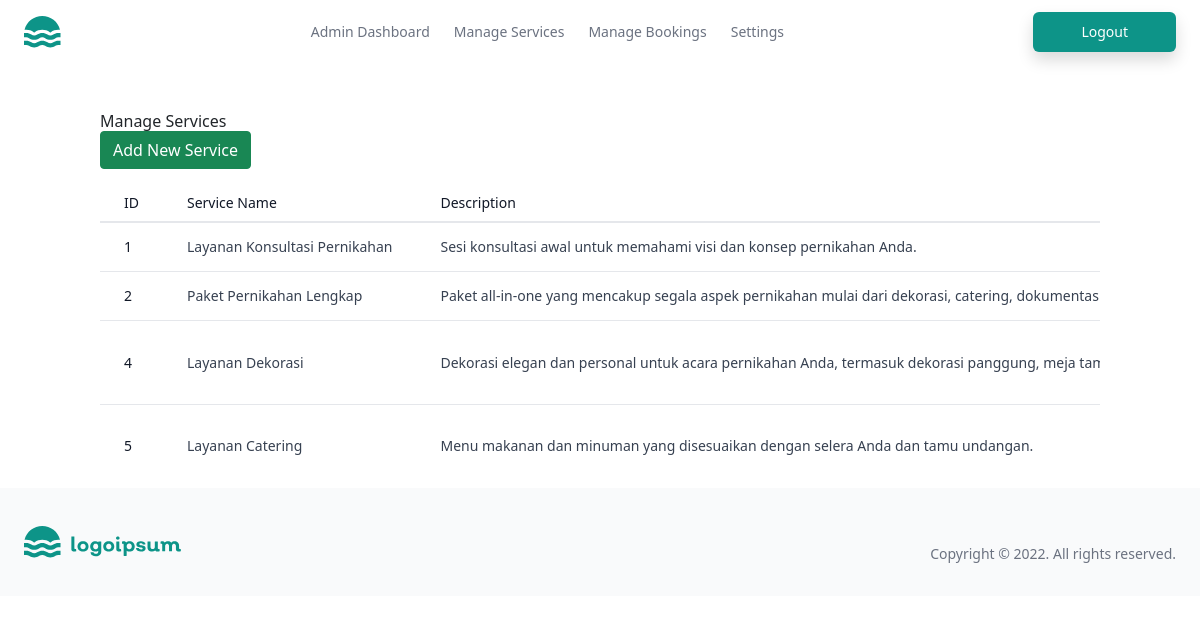
The app's page /admin/services/index.php (signed in) with its own data.
### tables this page shows
CREATE TABLE `services` (
  `id` int(11) NOT NULL,
  `name` varchar(100) NOT NULL,
  `description` text DEFAULT NULL,
  `price` decimal(10,2) DEFAULT NULL,
  `image_url` varchar(255) DEFAULT NULL,
  `is_published` tinyint(1) DEFAULT 0,
  `created_at` timestamp NOT NULL DEFAULT current_timestamp(),
  `updated_at` timestamp NOT NULL DEFAULT current_timestamp() ON UPDATE current_timestamp()
);

### includes/function.php (called while the page is built)
<?php
function url($path) {
    return BASE_URL . '/' . ltrim($path, '/');
}
?>

### admin/services/index.php (the view, shortened to what this page needs)
<?php
include('../../includes/db_connection.php');
include('../../includes/header_admin.php');
function truncateSentences($text, $limit) {
    $sentences = preg_split('/(\.|!|\?)\s/', $text, -1, PREG_SPLIT_DELIM_CAPTURE);
    $output = '';
    $sentenceCount = 0;
    foreach ($sentences as $sentence) {
        $output .= $sentence;
        if (++$sentenceCount == $limit) break;
    }
    return $output . (count($sentences) > $limit * 2 ? '...' : '');
}
$sql = "SELECT * FROM services";
$result = $conn->query($sql);
?>
<main>
    <h1>Manage Services</h1>
    <a href="create.php" class="btn btn-success mb-3">Add New Service</a>
    <div class="overflow-x-auto">
        <table class="min-w-full divide-y-2 divide-gray-200 bg-white text-sm">
            <thead class="ltr:text-left rtl:text-right">
                <tr>
                    <th class="whitespace-nowrap px-4 py-2 font-medium text-gray-900">ID</th>
                    <th class="whitespace-nowrap px-4 py-2 font-medium text-gray-900">Service Name</th>
                    <th class="whitespace-nowrap px-4 py-2 font-medium text-gray-900">Description</th>
                </tr>
            </thead>
            <tbody class="divide-y divide-gray-200">
                <?php
                if ($result->num_rows > 0) {
                    while($row = $result->fetch_assoc()) {
                        $truncatedDescription = truncateSentences($row['description'], 2);
                        echo "<tr>
                            <td class='whitespace-nowrap px-4 py-2 font-medium text-gray-900'>{$row['id']}</td>
                            <td class='whitespace-nowrap px-4 py-2 text-gray-700'>{$row['name']}</td>
                            <td class='whitespace-nowrap px-4 py-2 text-gray-700'>{$truncatedDescription}</td>
                            <td class='whitespace-nowrap px-4 py-2 text-gray-700'>{$row['price']}</td>
                            <td class='whitespace-nowrap px-4 py-2 text-gray-700'><img src='../../uploads/service_images/{$row['image_url']}' alt='{$row['name']}' width='100'></td>
                            <td class='whitespace-nowrap px-4 py-2 text-gray-700'>" . ($row['is_published'] ? 'Yes' : 'No') . "</td>
                            <td class='whitespace-nowrap px-4 py-2'>
                                <a href='edit.php?id={$row['id']}' class='inline-block rounded bg-indigo-600 px-4 py-2 text-xs font-medium text-white hover:bg-indigo-700'>
                                    Edit
                                </a>
                                <a href='delete.php?id={$row['id']}' class='inline-block rounded bg-red-600 px-4 py-2 text-xs font-medium text-white hover:bg-red-700' onclick='return confirm(\"Are you sure you want to delete this service?\")'>
                                    Delete
                                </a>
                            </td>
                        </tr>";
                    }
                } else {
                    echo "<tr><td colspan='7' class='text-center'>No services found</td></tr>";
                }
                ?>
            </tbody>
        </table>
    </div>
</main>
<?php include('../../includes/footer.php'); ?>

### includes/header_admin.php (shortened to what this page needs)
<?php
include(__DIR__ . '/../includes/function.php');
?>
<!DOCTYPE html>
<html lang="en">
<head>
    <link href="https://cdn.jsdelivr.net/npm/bootstrap@5.0.2/dist/css/bootstrap.min.css" rel="stylesheet">
    <script src="https://cdn.tailwindcss.com"></script>
</head>
<body>
<header class="bg-white">
  <div class="mx-auto max-w-screen-xl px-4 sm:px-6 lg:px-8">
    <div class="flex h-16 items-center justify-between">
      <div class="md:flex md:items-center md:gap-12">
        <a class="block text-teal-600" href="<?php echo url('admin/dashboard.php'); ?>">
        </a>
      </div>
      <div class="hidden md:block">
        <nav aria-label="Global">
          <ul class="flex items-center gap-6 text-sm">
            <li>
              <a class="text-gray-500 transition hover:text-gray-500/75" href="<?php echo url('admin/dashboard.php'); ?>">Admin Dashboard </a>
            </li>
            <li>
              <a class="text-gray-500 transition hover:text-gray-500/75" href="<?php echo url('admin/services/index.php'); ?>">Manage Services</a>
            </li>
            <li>
              <a class="text-gray-500 transition hover:text-gray-500/75" href="<?php echo url('admin/bookings/index.php'); ?>">Manage Bookings </a>
            </li>
            <li>
              <a class="text-gray-500 transition hover:text-gray-500/75" href="<?php echo url('admin/settings.php'); ?>">Settings </a>
            </li>
          </ul>
        </nav>
      </div>
      <div class="flex items-center gap-4">
        <div class="sm:flex sm:gap-4">
          <a
            class="rounded-md bg-teal-600 px-5 py-2.5 text-sm font-medium text-white shadow"
            href="<?php echo url('admin/logout.php'); ?>"
          >
          Logout
          </a>
      </div>
    </div>
  </div>
</header>
<div class="container mt-5">

### includes/footer.php (shortened to what this page needs)
</div>
<footer class="relative inset-x-0 bottom-0 bg-gray-50">
  <div class="mx-auto max-w-screen-xl px-4 py-8 sm:px-6 lg:px-8">
    <div class="sm:flex sm:items-center sm:justify-between">
      <div class="flex justify-center text-teal-600 sm:justify-start">
      </div>
      <p class="mt-4 text-center text-sm text-gray-500 lg:mt-0 lg:text-right">
        Copyright &copy; 2022. All rights reserved.
      </p>
    </div>
  </div>
</footer>
</body>
</html>

### records on screen
services: id "1", name "Layanan Konsultasi Pernikahan", description "Sesi konsultasi awal untuk memahami visi dan konsep pernikahan Anda."
services: id "2", name "Paket Pernikahan Lengkap", description "Paket all-in-one yang mencakup segala aspek pernikahan mulai dari dekorasi, catering,…"
services: id "4", name "Layanan Dekorasi", description "Dekorasi elegan dan personal untuk acara pernikahan Anda, termasuk dekorasi panggung, meja…"
services: id "5", name "Layanan Catering", description "Menu makanan dan minuman yang disesuaikan dengan selera Anda dan tamu undangan."
